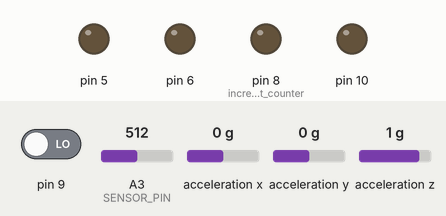
This sketch was run on a simulated Arduino Uno, built with avr-gcc and run on an emulated ATmega328P. Shown: output pins drawn as LEDs (lit = HIGH). Wiring (inferred from the names in the program): MPU-6050 motion sensor at I2C address 0x68; MPU-6050 motion sensor at I2C address 0x69. Dashed ring = blinking. Inputs (shaded band) come from the test bench; at power-on: pin 9 LOW, A3 (SENSOR_PIN) = 512, acceleration x 0 g, acceleration y 0 g, acceleration z 1 g. Random numbers use the default seed unless the sketch sets one; pins used as bus, display or sensor lines are not drawn.

Above: at 1.2 s.
1.3 s: pin 9 driven HIGH
At 2.45 s:
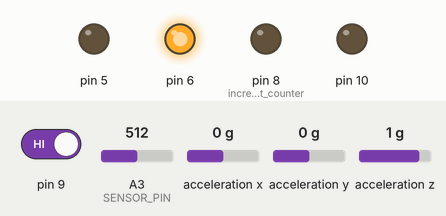
At 3.95 s:
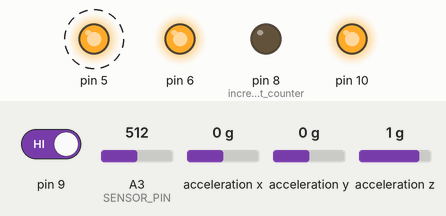
4.3 s: pin 9 driven LOW
Timing chart, 0 to 7.3 s (numbered marks = the images above; inputs shaded):
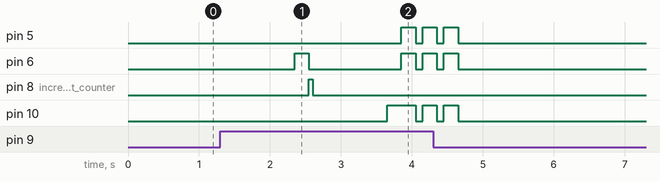

Measured:
- after the input at 1.3 s, pin 5: LOW → HIGH after 2.6 s, → LOW 0.20 s later, → HIGH 0.10 s later; pin 6: goes HIGH 0.20 s, LOW 1.3 s, HIGH 0.20 s, LOW 0.10 s, then HIGH, starting after 1.1 s; pin 8 (increment_counter): LOW → HIGH after 1.3 s, → LOW 0.05 s later; pin 10: LOW → HIGH after 2.4 s, → LOW 0.40 s later, → HIGH 0.10 s later

The sketch:

Project_2_Code.ino
```cpp
#include <Wire.h>

#define MPU_ADDR_1 0x68  // First MPU-6050  (AD0 LOW)
#define MPU_ADDR_2 0x69  // Second MPU-6050 (AD0 HIGH)

#define THRESHOLD 300
#define SENSOR_PIN A3

unsigned long round_timer = 1000UL;  //time to complete action

void setup() {
  // COUNTER SETUP
  pinMode(8, OUTPUT);  // increment counter
  pinMode(7, OUTPUT);  // reset counter

  // SPEAKERS SETUP
  pinMode(5, OUTPUT);
  pinMode(6, OUTPUT);
  pinMode(10, OUTPUT);

  digitalWrite(7, HIGH);
  delay(50);
  digitalWrite(7, LOW);

  // START BUTTON SETUP
  pinMode(9, INPUT);

  // MPU-6050 SETUPS
  Wire.begin();

  Wire.beginTransmission(MPU_ADDR_1);
  Wire.write(0x6B);
  Wire.write(0x00);  // Wake up MPU-6050 #1
  Wire.endTransmission(true);

  Wire.beginTransmission(MPU_ADDR_2);
  Wire.write(0x6B);
  Wire.write(0x00);  // Wake up MPU-6050 #2
  Wire.endTransmission(true);

  randomSeed(analogRead(0));
}

bool runRound() {
  bool success;
  int rand = random(1, 4);  // randomly picks 1, 2, 3

  if (rand == 1)
    success = flip();
  else if (rand == 2)
    success = wash();
  else
    success = chop();

  return success;
}

bool flip() {
  digitalWrite(5, HIGH);
  delay(200);
  digitalWrite(5, LOW);

  unsigned long start_time = millis();

  while (true) {
    if (millis() - start_time >= 2000UL)
      return false;

    Wire.beginTransmission(MPU_ADDR_1);
    Wire.write(0x3B);
    Wire.endTransmission(false);
    Wire.requestFrom(MPU_ADDR_1, 6, true);

    int16_t ax = (Wire.read() << 8) | Wire.read();
    int16_t ay = (Wire.read() << 8) | Wire.read();
    int16_t az = (Wire.read() << 8) | Wire.read();

    float ax_g = abs(ax / 16384.0);
    float ay_g = abs(ay / 16384.0);
    float az_g = abs(az / 16384.0);

    if (az_g > 1.5)
      return true;

    // Check wrong sensor (MPU2)
    Wire.beginTransmission(MPU_ADDR_2);
    Wire.write(0x3B);
    Wire.endTransmission(false);
    Wire.requestFrom(MPU_ADDR_2, 6, true);
    Wire.read(); Wire.read();  // skip ax
    Wire.read(); Wire.read();  // skip ay
    int16_t az2 = (Wire.read() << 8) | Wire.read();
    if (abs(az2 / 16384.0) > 1.5)
      return false;

    // Check wrong sensor (chop)
    if (analogRead(SENSOR_PIN) >= THRESHOLD)
      return false;

    delay(50);  // Poll at ~20Hz
  }
}

bool wash() {
  digitalWrite(10, HIGH);
  delay(200);
  digitalWrite(10, LOW);

  unsigned long start_time = millis();

  while (true) {
    if (millis() - start_time >= 1000UL)
      return false;

    // Check correct sensor (MPU2)
    Wire.beginTransmission(MPU_ADDR_2);
    Wire.write(0x3B);
    Wire.endTransmission(false);
    Wire.requestFrom(MPU_ADDR_2, 6, true);
    Wire.read(); Wire.read();  // skip ax
    Wire.read(); Wire.read();  // skip ay
    int16_t az = (Wire.read() << 8) | Wire.read();
    if (abs(az / 16384.0) > 1.5)
      return true;

    // Check wrong sensor (MPU1)
    Wire.beginTransmission(MPU_ADDR_1);
    Wire.write(0x3B);
    Wire.endTransmission(false);
    Wire.requestFrom(MPU_ADDR_1, 6, true);
    Wire.read(); Wire.read();  // skip ax
    Wire.read(); Wire.read();  // skip ay
    int16_t az2 = (Wire.read() << 8) | Wire.read();
    if (abs(az2 / 16384.0) > 1.5)
      return false;

    // Check wrong sensor (chop)
    if (analogRead(SENSOR_PIN) >= THRESHOLD)
      return false;

    delay(50);
  }
}

bool chop() {
  digitalWrite(6, HIGH);
  delay(200);
  digitalWrite(6, LOW);

  unsigned long start_time = millis();

  while (true) {
    if (millis() - start_time >= 1000UL)
      return false;

    // Check correct sensor (chop)
    if (analogRead(SENSOR_PIN) >= THRESHOLD)
      return true;

    // Check wrong sensor (MPU1)
    Wire.beginTransmission(MPU_ADDR_1);
    Wire.write(0x3B);
    Wire.endTransmission(false);
    Wire.requestFrom(MPU_ADDR_1, 6, true);
    Wire.read(); Wire.read();  // skip ax
    Wire.read(); Wire.read();  // skip ay
    int16_t az = (Wire.read() << 8) | Wire.read();
    if (abs(az / 16384.0) > 1.5)
      return false;

    // Check wrong sensor (MPU2)
    Wire.beginTransmission(MPU_ADDR_2);
    Wire.write(0x3B);
    Wire.endTransmission(false);
    Wire.requestFrom(MPU_ADDR_2, 6, true);
    Wire.read(); Wire.read();  // skip ax
    Wire.read(); Wire.read();  // skip ay
    int16_t az2 = (Wire.read() << 8) | Wire.read();
    if (abs(az2 / 16384.0) > 1.5)
      return false;

    delay(50);
  }
}

void loop() {
  if (digitalRead(9) == HIGH) {
    // Reset the counter
    digitalWrite(7, HIGH);
    delay(50);
    digitalWrite(7, LOW);

    round_timer = 1000UL;  // reset the round timer

    delay(1000);  // small pause on start

    for (int i = 0; i < 100; i++) {
      bool success = runRound();

      if (success) {
        digitalWrite(8, HIGH);
        delay(50);
        digitalWrite(8, LOW);
        delay(50);

        if (i == 99) {
          for (int j = 0; j < 2; j++) {
            digitalWrite(5, HIGH);
            digitalWrite(6, HIGH);
            digitalWrite(10, HIGH);
            delay(500);
            digitalWrite(5, LOW);
            digitalWrite(6, LOW);
            digitalWrite(10, LOW);
            delay(500);
          }
        }
      }
      else {
        for (int j = 0; j < 3; j++) {
          digitalWrite(5, HIGH);
          digitalWrite(6, HIGH);
          digitalWrite(10, HIGH);
          delay(200);
          digitalWrite(5, LOW);
          digitalWrite(6, LOW);
          digitalWrite(10, LOW);
          delay(100);
        }
        break;
      }
      if (i % 10 == 1 && i > 1)
        round_timer -= 50UL;
      delay(round_timer);
    }
  }
}
```
